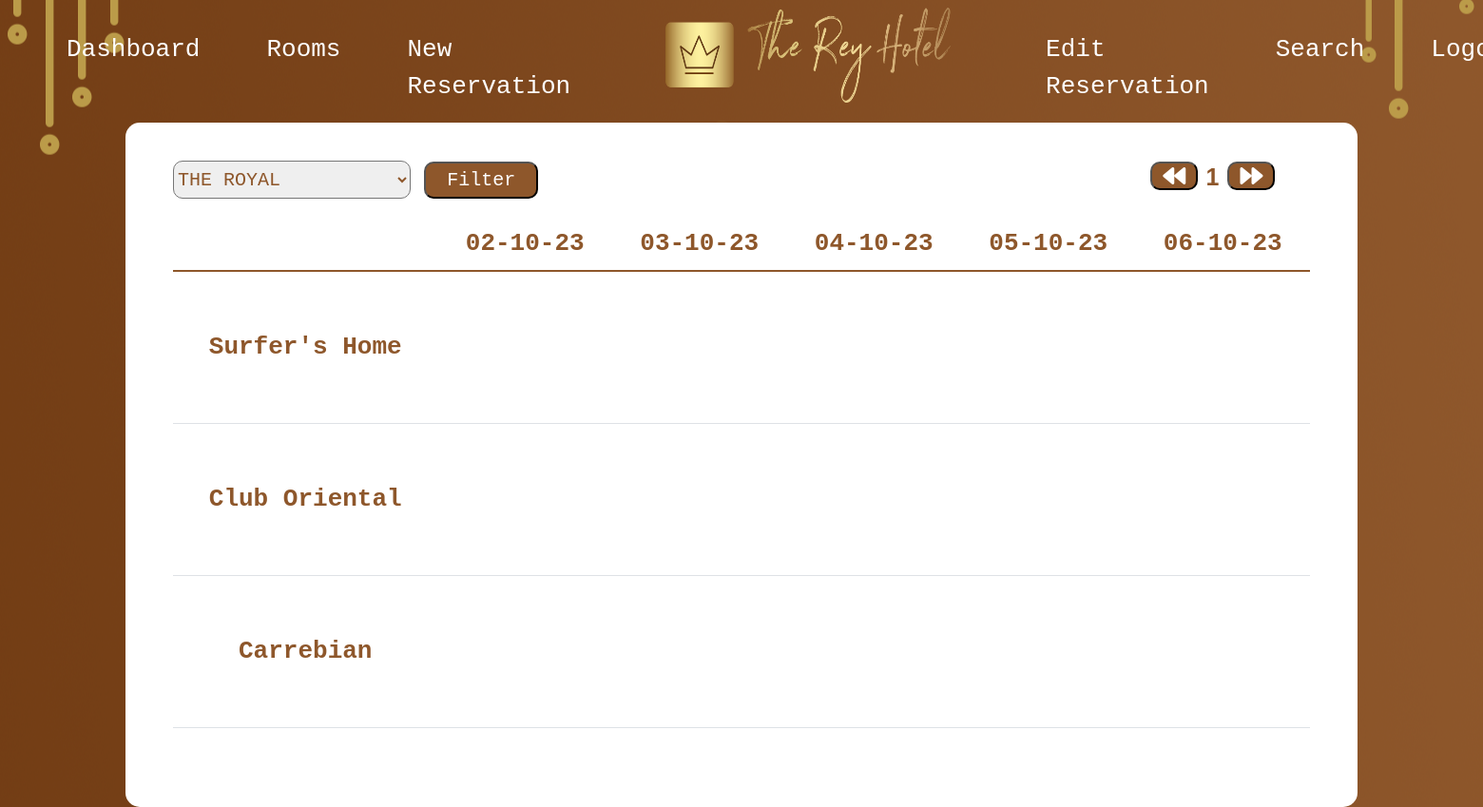
Screenshot of / (signed in) with the database file from the repository.
### hotel/models.py (models this page shows, shortened)
class Rooms(models.Model):
    FLOOR1 = '1st Floor'
    FLOOR2 = '2nd Floor'
    FLOOR3 = '3rd Floor'
    ROYAL = 'THE ROYAL'
    GRAND = 'THE GRAND'
    LUXURY = 'LUXURY SUITE'
    room_title = models.CharField(max_length=100)
    room_type = models.CharField(max_length=100, choices=[(ROYAL, 'THE ROYAL'), (GRAND, 'THE GRAND'), (LUXURY, 'LUXURY SUITE')])
    room_name = models.CharField(max_length=100)
    room_floor = models.CharField(max_length=50, choices=[(FLOOR1, '1st Floor'),(FLOOR2, '2nd Floor'),(FLOOR3, '3rd Floor')])
    room_description = models.CharField(max_length=300)
    price_per_night = models.IntegerField()

### hotel/views.py (the view)
# urls.py: path('', home, name="home"),
@login_required(login_url='/login/')
def home(request):
    if request.GET.get('end_date'):
        start_date = request.GET.get('end_date')
        start_date = datetime.strptime(start_date, "%d-%m-%y")
        start_date = start_date + timedelta(days=1)
        page_number = int(request.GET.get('page_number'))
        page_number = page_number + 1
    elif request.GET.get('start_date'):
        start_date = request.GET.get('start_date')
        start_date = datetime.strptime(start_date, "%d-%m-%y")
        start_date = start_date - timedelta(days=5)
        page_number = int(request.GET.get('page_number'))
        page_number = page_number - 1
    else:
        start_date = timezone.now().date()
        page_number = 1
    selected_room_type = request.GET.get('room_type', 'THE ROYAL')
    end_date = start_date + timedelta(days=5)
    rooms = Rooms.objects.filter(room_type=selected_room_type)
    reservations = Reservation.objects.filter(
        room__room_type=selected_room_type,
        check_in__gte=start_date,
        check_in__lte=end_date,
    ).order_by('room__room_name', 'check_in')
    if reservations.exists():
        for reservation in reservations:
            print("Room Name: ", reservation.room.room_name)
            print("Check In: ", reservation.check_in)
            print("Check Out: ", reservation.check_out)
            print("-----------------------------")
    print(selected_room_type)
    room_types = Rooms.objects.values_list('room_type', flat=True).distinct()
    dates = []
    str_dates = []
    for i in range(5):
        date = start_date + timedelta(days=i)
        str_date = date.strftime("%d-%m-%y")
        str_date = str(str_date)
        str_dates.append(str_date)
        date = date.strftime("%Y-%m-%d")
        date = datetime.strptime(date, "%Y-%m-%d").date()
        dates.append(date)
    context = {
        'selected_room_type': selected_room_type,
        'room_types': room_types,
        'reservations': reservations,
        'start_date': start_date,
        'end_date': end_date,
        'rooms': rooms,
        'dates': dates,
        'str_dates': str_dates,
        'my_end_date': str_dates[-1],
        'my_start_date': str_dates[0],
        'page_number': page_number
    }
    return render(request, 'home.html', context)

### hotel/templates/home.html (shortened to what this page needs)
{% extends "base.html" %}
{% block start %}
<link rel="stylesheet" href="https://cdnjs.cloudflare.com/ajax/libs/font-awesome/5.15.3/css/all.min.css">
<div class="main">
    <div style="margin-left: 50px; margin-right: 50px;">
        <form method="get">
            <select class="my-select" name="room_type" id="my-select">
                {% for room_type in room_types %}
                    <option value="{{ room_type }}" {% if room_type == selected_room_type %}selected{% endif %}>{{ room_type }}</option>
                {% endfor %}
            </select>
            <input class="my-filter" type="submit" value="Filter">
            {% if page_number == 1 %}
            <button style="margin-left: 53.5%;" class="my-btn" type="button" onclick="return false;">
                <i class="fas fa-backward"></i>
            </button>
            {% else %}
            <button style="margin-left: 53.5%;" class="my-btn" type="button" onclick="backward(`{{my_start_date}}`,`{{page_number}}`)">
                <i class="fas fa-backward"></i>
            </button>
            {% endif %}
            <div style="display: inline; color: #8e572b; font-size: 25px; font-family: 'Franklin Gothic Medium', 'Arial Narrow', Arial, sans-serif; margin-right: -5px; margin-left: 4px ;"><b>{{page_number}}</b></div>
            {% if page_number == 6 %}
            <button class="my-btn" type="button" onclick="return false;">
                <i class="fas fa-forward"></i>
            </button>
            {% else %}
            <button class="my-btn" type="button" onclick="forward(`{{my_end_date}}`, `{{page_number}}`)">
                <i class="fas fa-forward"></i>
            </button>
            {% endif %}
        </form>
        <table class="table table-hover" style="color: #8e572b; font-family: monospace; font-size: xx-large;">
            <thead>
                <tr style="text-align: center; vertical-align: middle;">
                    <th scope="col"></th>
                    {% for date in str_dates %}
                    <th scope="col" style="width: 185px;">{{ date }}</th>
                    {% endfor %}
                </tr>
            </thead>
            <tbody>
                {% for room in rooms %}
                <tr style="height: 160px; text-align: center; vertical-align: middle;">
                    <th scope="row" style="width: 280px;">{{ room.room_name }}</th>
                    {% for date in dates %}
                    <td>
                    </td>
                    {% endfor %}
                </tr>
                {% endfor %}
            </tbody>
        </table>
    </div>
</div>
{% endblock %}

### hotel/templates/base.html (style rules this page uses)
body { justify-content: center; align-items: center; background-image: url('/media/background.png'); background-repeat: no-repeat; background-attachment: fixed; background-position: 50% 40%; }

### hotel/templates/home.html (style rules this page uses)
.main { margin-top: 10px; min-height: 720px; background-color: white; border-radius: 15px; }
.my-select { margin-top: 40px; margin-bottom: 20px; height: 40px; width: 250px; border-radius: 10px; font-size: x-large; font-family: monospace; color: #8e572b; }
.my-filter { margin-left: 10px; background-color: #8e572b; color: white; font-size: x-large; font-family: monospace; border-radius: 10px; height: 39px; width: 120px; }
.my-btn { margin-left: 10px; background-color: #8e572b; color: white; font-size: x-large; font-family: monospace; border-radius: 10px; height: 30px; width: 50px; text-align: center; vertical-align: middle; margin-top: -10px; }

### rows the page displays
Rooms: room_name "Surfer's Home"
Rooms: room_name "Club Oriental"
Rooms: room_name "Carrebian"

### other values shown
{{ page_number }} "1"
{{ date }} "02-10-23" "03-10-23" "04-10-23" "05-10-23" "06-10-23"
form field room_type "THE ROYAL"
